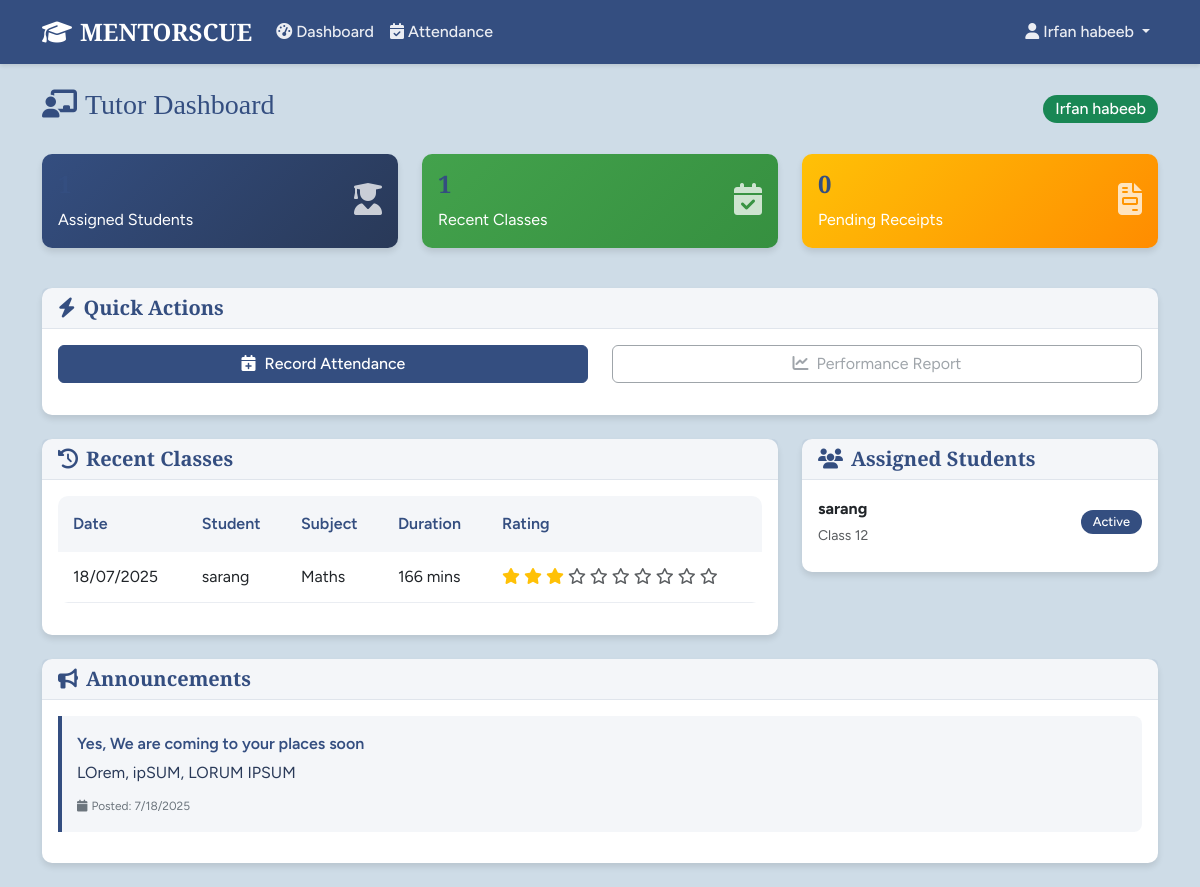
Page /tutor-dashboard (signed in) on the committed database.
### models.py (models this page shows, shortened)
class User(UserMixin, db.Model):
    id = db.Column(db.Integer, primary_key=True)
    username = db.Column(db.String(80), unique=True, nullable=False)
    password_hash = db.Column(db.String(256), nullable=False)
    email = db.Column(db.String(120), unique=True, nullable=True)
    full_name = db.Column(db.String(120), nullable=True)
    mobile = db.Column(db.String(20), nullable=True)
    created_at = db.Column(db.DateTime, default=datetime.utcnow)
    last_login = db.Column(db.DateTime)
    is_active = db.Column(db.Boolean, default=True)
    remember_me = db.Column(db.Boolean, default=False)
    roles = db.relationship('Role', secondary=user_roles, backref='users')
    def has_role(self, role_name):
        return any(role.name == role_name for role in self.roles)
    def has_permission(self, permission):
        return any(role.has_permission(permission) for role in self.roles)
    def is_tutor_user(self):
        return self.has_role('Tutor')

class Tutor(db.Model):
    id = db.Column(db.Integer, primary_key=True)
    user_id = db.Column(db.Integer, db.ForeignKey('user.id'), nullable=True)
    full_name = db.Column(db.String(120), nullable=False)
    date_of_birth = db.Column(db.Date, nullable=True)
    mobile = db.Column(db.String(20), nullable=False, unique=True)
    upi_id = db.Column(db.String(100), nullable=True)
    username = db.Column(db.String(80), nullable=False, unique=True)
    password = db.Column(db.String(20), nullable=False)  # Plain text for display
    billing_start_date = db.Column(db.Date, default=datetime.utcnow().date)
    status = db.Column(db.String(20), default='Active')  # Active, Inactive
    created_at = db.Column(db.DateTime, default=datetime.utcnow)
    attendance_records = db.relationship('Attendance', backref='tutor', lazy='dynamic')
    receipts = db.relationship('TutorReceipt', backref='tutor', lazy='dynamic')
    user = db.relationship('User', backref='tutor_profile', uselist=False)

class Attendance(db.Model):
    id = db.Column(db.Integer, primary_key=True)
    student_id = db.Column(db.Integer, db.ForeignKey('student.id'), nullable=False)
    tutor_id = db.Column(db.Integer, db.ForeignKey('tutor.id'), nullable=False)
    subject = db.Column(db.String(100), nullable=False)
    start_time = db.Column(db.DateTime, nullable=False)
    end_time = db.Column(db.DateTime, nullable=False)
    duration_minutes = db.Column(db.Integer, nullable=False)
    rating = db.Column(db.Integer, nullable=False)  # 1-10
    remarks = db.Column(db.Text, nullable=True)
    date_recorded = db.Column(db.Date, default=datetime.utcnow().date)
    created_at = db.Column(db.DateTime, default=datetime.utcnow)

class Student(db.Model):
    id = db.Column(db.Integer, primary_key=True)
    full_name = db.Column(db.String(120), nullable=False)
    parent_name = db.Column(db.String(120), nullable=False)
    parent_whatsapp = db.Column(db.String(20), nullable=False)
    class_level = db.Column(db.String(20), nullable=False)
    subjects = db.Column(db.Text, nullable=False)  # Comma-separated subjects
    per_class_fee = db.Column(db.Float, nullable=False, default=0.0)
    billing_start_date = db.Column(db.Date, default=datetime.utcnow().date)
    status = db.Column(db.String(20), default='Active')  # Active, Inactive, Graduated
    created_at = db.Column(db.DateTime, default=datetime.utcnow)
    tutors = db.relationship('Tutor', secondary=student_tutors, backref='students')
    attendance_records = db.relationship('Attendance', backref='student', lazy='dynamic')
    invoices = db.relationship('StudentInvoice', backref='student', lazy='dynamic')

### routes.py (the view)
@app.route('/tutor-dashboard')
@login_required
def tutor_dashboard():
    if not current_user.is_tutor_user():
        return redirect(url_for('dashboard'))
    tutor = Tutor.query.filter_by(mobile=current_user.mobile).first()
    if not tutor:
        flash('Tutor profile not found', 'error')
        return redirect(url_for('dashboard'))
    recent_attendance = Attendance.query.filter_by(tutor_id=tutor.id)\
        .order_by(Attendance.created_at.desc()).limit(10).all()
    assigned_students = tutor.students
    return render_template('tutor_dashboard.html',
                         tutor=tutor,
                         recent_attendance=recent_attendance,
                         assigned_students=assigned_students)

### app.py (called while the page is built)
@login_manager.user_loader
def load_user(user_id):
    from models import User
    return User.query.get(int(user_id))

### models.py (called while the page is built)
    def has_permission(self, perm):
        return self.permissions & perm == perm

### routes.py (called while the page is built)
@app.context_processor
def inject_permissions():
    return dict(Permission=Permission, User=User, Role=Role, Student=Student, Tutor=Tutor,
                Attendance=Attendance, StudentInvoice=StudentInvoice,
                TutorReceipt=TutorReceipt, Announcement=Announcement, Settings=Settings,
                datetime=datetime, db=db, timedelta=timedelta)

### templates/tutor_dashboard.html (shortened to what this page needs)
{% extends "base.html" %}
{% block content %}
<div class="container">
    <div class="row">
        <div class="col-12">
            <div class="d-flex justify-content-between align-items-center mb-4">
                <h1 class="h3 text-primary">
                    <i class="fas fa-chalkboard-teacher me-2"></i>Tutor Dashboard
                </h1>
                <span class="badge bg-success fs-6">{{ tutor.full_name }}</span>
            </div>
        </div>
    </div>
    <div class="row mb-4">
        <div class="col-md-4 mb-3">
            <div class="card bg-gradient-primary text-white h-100">
                <div class="card-body">
                    <div class="d-flex justify-content-between">
                        <div>
                            <h4 class="fw-bold">{{ assigned_students|length }}</h4>
                            <p class="mb-0">Assigned Students</p>
                        </div>
                        <div class="align-self-center">
                            <i class="fas fa-user-graduate fa-2x opacity-75"></i>
                        </div>
                    </div>
                </div>
            </div>
        </div>
        <div class="col-md-4 mb-3">
            <div class="card bg-gradient-success text-white h-100">
                <div class="card-body">
                    <div class="d-flex justify-content-between">
                        <div>
                            <h4 class="fw-bold">{{ recent_attendance|length }}</h4>
                            <p class="mb-0">Recent Classes</p>
                        </div>
                        <div class="align-self-center">
                            <i class="fas fa-calendar-check fa-2x opacity-75"></i>
                        </div>
                    </div>
                </div>
            </div>
        </div>
        <div class="col-md-4 mb-3">
            <div class="card bg-gradient-warning text-white h-100">
                <div class="card-body">
                    <div class="d-flex justify-content-between">
                        <div>
                            <h4 class="fw-bold">{{ tutor.receipts.filter_by(status='Due').count() }}</h4>
                            <p class="mb-0">Pending Receipts</p>
                        </div>
                        <div class="align-self-center">
                            <i class="fas fa-file-invoice fa-2x opacity-75"></i>
                        </div>
                    </div>
                </div>
            </div>
        </div>
    </div>
    <div class="row mb-4">
        <div class="col-12">
            <div class="card">
                <div class="card-header">
                    <h5 class="card-title mb-0">
                        <i class="fas fa-bolt me-2"></i>Quick Actions
                    </h5>
                </div>
                <div class="card-body">
                    <div class="row">
                        <div class="col-md-6 mb-3">
                            <a href="{{ url_for('attendance') }}" class="btn btn-primary w-100">
                                <i class="fas fa-calendar-plus me-2"></i>Record Attendance
                            </a>
                        </div>
                        <div class="col-md-6 mb-3">
                            <button class="btn btn-outline-secondary w-100" disabled>
                                <i class="fas fa-chart-line me-2"></i>Performance Report
                            </button>
                        </div>
                    </div>
                </div>
            </div>
        </div>
    </div>
    <div class="row">
        <div class="col-md-8">
            <div class="card">
                <div class="card-header">
                    <h5 class="card-title mb-0">
                        <i class="fas fa-history me-2"></i>Recent Classes
                    </h5>
                </div>
                <div class="card-body">
                    {% if recent_attendance %}
                    <div class="table-responsive">
                        <table class="table table-hover">
                            <thead>
                                <tr>
                                    <th>Date</th>
                                    <th>Student</th>
                                    <th>Subject</th>
                                    <th>Duration</th>
                                    <th>Rating</th>
                                </tr>
                            </thead>
                            <tbody>
                                {% for record in recent_attendance %}
                                <tr>
                                    <td>{{ record.date_recorded.strftime('%d/%m/%Y') }}</td>
                                    <td>{{ record.student.full_name }}</td>
                                    <td>{{ record.subject }}</td>
                                    <td>{{ record.duration_minutes }} mins</td>
                                    <td>
                                        {% for i in range(1, 11) %}
                                            {% if i <= record.rating %}
                                                <i class="fas fa-star text-warning"></i>
                                            {% else %}
                                                <i class="far fa-star text-muted"></i>
                                            {% endif %}
                                        {% endfor %}
                                    </td>
                                </tr>
                                {% endfor %}
                            </tbody>
                        </table>
                    </div>
                    {% endif %}
                </div>
            </div>
        </div>
        <div class="col-md-4">
            <div class="card">
                <div class="card-header">
                    <h5 class="card-title mb-0">
                        <i class="fas fa-users me-2"></i>Assigned Students
                    </h5>
                </div>
                <div class="card-body">
                    {% if assigned_students %}
                    {% for student in assigned_students %}
                    <div class="d-flex justify-content-between align-items-center mb-2">
                        <div>
                            <strong>{{ student.full_name }}</strong><br>
                            <small class="text-muted">Class {{ student.class_level }}</small>
                        </div>
                        <span class="badge bg-primary">Active</span>
                    </div>
                    {% endfor %}
                    {% else %}
                    <div class="text-center py-4">
                        <i class="fas fa-user-times fa-3x text-muted mb-3"></i>
                        <p class="text-muted">No students assigned yet</p>
                    </div>
                    {% endif %}
                </div>
            </div>
        </div>
    </div>
    <div class="row mt-4">
        <div class="col-12">
            <div class="card">
                <div class="card-header">
                    <h5 class="card-title mb-0">
                        <i class="fas fa-bullhorn me-2"></i>Announcements
                    </h5>
                </div>
                <div class="card-body" id="announcements-container">
                </div>
            </div>
        </div>
    </div>
</div>
{% endblock %}

### templates/base.html (shortened to what this page needs)
<!DOCTYPE html>
<html lang="en">
<head>
    <link href="https://cdn.jsdelivr.net/npm/bootstrap@5.3.0/dist/css/bootstrap.min.css" rel="stylesheet">
    <link href="https://cdnjs.cloudflare.com/ajax/libs/font-awesome/6.4.0/css/all.min.css" rel="stylesheet">
    <link href="{{ url_for('static', filename='css/style.css') }}" rel="stylesheet">
</head>
<body>
    {% if current_user.is_authenticated %}
    <nav class="navbar navbar-expand-lg navbar-dark bg-primary">
        <div class="container">
            <a class="navbar-brand fw-bold" href="{{ url_for('dashboard') }}">
                <i class="fas fa-graduation-cap me-2"></i>MENTORSCUE
            </a>
            <div class="collapse navbar-collapse" id="navbarNav">
                <ul class="navbar-nav me-auto">
                    {% if current_user.is_tutor_user() %}
                        <li class="nav-item">
                            <a class="nav-link" href="{{ url_for('tutor_dashboard') }}">
                                <i class="fas fa-tachometer-alt me-1"></i>Dashboard
                            </a>
                        </li>
                        <li class="nav-item">
                            <a class="nav-link" href="{{ url_for('attendance') }}">
                                <i class="fas fa-calendar-check me-1"></i>Attendance
                            </a>
                        </li>
                    {% endif %}
                </ul>
                <ul class="navbar-nav">
                    <li class="nav-item dropdown">
                        <a class="nav-link dropdown-toggle" href="#" data-bs-toggle="dropdown">
                            <i class="fas fa-user me-1"></i>{{ current_user.full_name or current_user.username }}
                        </a>
                    </li>
                </ul>
            </div>
        </div>
    </nav>
    {% endif %}
    <main class="py-4">
        {% block content %}{% endblock %}
    </main>
</body>
</html>

### static/css/style.css (style rules this page uses)
:root { --primary-color: #344e80; --secondary-color: #43a24c; --background-color: #cedce7; --text-color: #293958; --title-font: 'Cormorant Garamond', serif; --body-font: 'Figtree', sans-serif; }
body { font-family: var(--body-font); background-color: var(--background-color); color: var(--text-color); line-height: 1.6; }
h1, h2, h3, h4, h5, h6 { font-family: var(--title-font); font-weight: 600; color: var(--primary-color); }
.navbar { background-color: var(--primary-color) !important; box-shadow: 0 2px 4px rgba(0,0,0,0.1); }
.navbar-brand { font-family: var(--title-font); font-weight: 700; font-size: 1.5rem; }
.navbar-nav .nav-link { color: rgba(255,255,255,0.9) !important; font-weight: 500; transition: all 0.3s ease; }
.btn-primary { background-color: var(--primary-color); border-color: var(--primary-color); font-weight: 500; }
.card { border: none; border-radius: 10px; box-shadow: 0 4px 6px rgba(0,0,0,0.1); transition: all 0.3s ease; }
.card-header { background-color: rgba(52, 78, 128, 0.05); border-bottom: 1px solid rgba(52, 78, 128, 0.1); font-weight: 600; }
.card-title { color: var(--primary-color); font-family: var(--title-font); }
.table { background-color: white; border-radius: 10px; overflow: hidden; }
.table th { background-color: rgba(52, 78, 128, 0.05); color: var(--primary-color); font-weight: 600; border: none; padding: 15px; }
.table td { padding: 12px 15px; border-color: rgba(52, 78, 128, 0.1); vertical-align: middle; }
.badge { font-weight: 500; font-size: 0.8rem; padding: 6px 12px; border-radius: 20px; }
.bg-gradient-primary { background: linear-gradient(135deg, var(--primary-color), var(--text-color)); }
.bg-gradient-success { background: linear-gradient(135deg, var(--secondary-color), #369040); }
.bg-gradient-warning { background: linear-gradient(135deg, #ffc107, #ff8c00); }
.text-primary { color: var(--primary-color) !important; }
.bg-primary { background-color: var(--primary-color) !important; }

### rows in the picture
User: full_name "Irfan habeeb"
Tutor: full_name "Irfan habeeb"
Attendance: date_recorded "18/07/2025", student.full_name "sarang", subject "Maths", duration_minutes "166", rating 3 (drawn)
Student: full_name "sarang", class_level "12"

### other values in the picture
{{ recent_attendance|length }} "1"
{{ tutor.receipts.filter_by(status='Due').count() }} "0"
